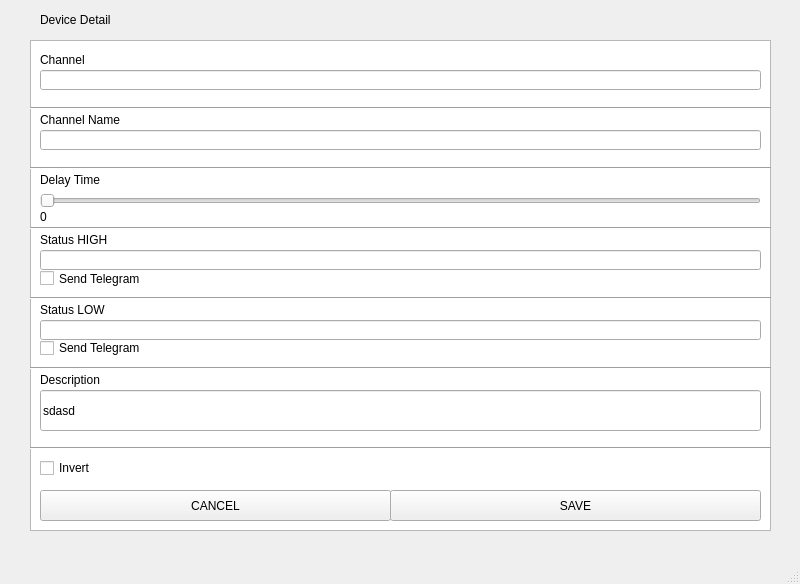
<?xml version="1.0" encoding="UTF-8"?>
<ui version="4.0">
 <class>ChannelWindow</class>
 <widget class="QMainWindow" name="ChannelWindow">
  <property name="geometry">
   <rect>
    <x>0</x>
    <y>0</y>
    <width>800</width>
    <height>584</height>
   </rect>
  </property>
  <property name="windowTitle">
   <string>MainWindow</string>
  </property>
  <widget class="QWidget" name="centralwidget">
   <widget class="QLabel" name="label_8">
    <property name="geometry">
     <rect>
      <x>40</x>
      <y>10</y>
      <width>97</width>
      <height>20</height>
     </rect>
    </property>
    <property name="text">
     <string>Device Detail</string>
    </property>
   </widget>
   <widget class="QListView" name="listView">
    <property name="geometry">
     <rect>
      <x>30</x>
      <y>40</y>
      <width>741</width>
      <height>491</height>
     </rect>
    </property>
   </widget>
   <widget class="QLineEdit" name="lineEditChannel">
    <property name="geometry">
     <rect>
      <x>40</x>
      <y>70</y>
      <width>721</width>
      <height>20</height>
     </rect>
    </property>
   </widget>
   <widget class="QLabel" name="label_9">
    <property name="geometry">
     <rect>
      <x>40</x>
      <y>50</y>
      <width>97</width>
      <height>20</height>
     </rect>
    </property>
    <property name="text">
     <string>Channel</string>
    </property>
   </widget>
   <widget class="QLineEdit" name="lineEditName">
    <property name="geometry">
     <rect>
      <x>40</x>
      <y>130</y>
      <width>721</width>
      <height>20</height>
     </rect>
    </property>
   </widget>
   <widget class="QLabel" name="label_10">
    <property name="geometry">
     <rect>
      <x>40</x>
      <y>110</y>
      <width>97</width>
      <height>20</height>
     </rect>
    </property>
    <property name="text">
     <string>Channel Name</string>
    </property>
   </widget>
   <widget class="QLabel" name="label_11">
    <property name="geometry">
     <rect>
      <x>40</x>
      <y>170</y>
      <width>97</width>
      <height>20</height>
     </rect>
    </property>
    <property name="text">
     <string>Delay Time</string>
    </property>
   </widget>
   <widget class="QLabel" name="label_12">
    <property name="geometry">
     <rect>
      <x>40</x>
      <y>230</y>
      <width>97</width>
      <height>20</height>
     </rect>
    </property>
    <property name="text">
     <string>Status HIGH</string>
    </property>
   </widget>
   <widget class="QLineEdit" name="lineEditHigh">
    <property name="geometry">
     <rect>
      <x>40</x>
      <y>250</y>
      <width>721</width>
      <height>20</height>
     </rect>
    </property>
   </widget>
   <widget class="QPushButton" name="pushButtonCancel">
    <property name="geometry">
     <rect>
      <x>40</x>
      <y>490</y>
      <width>351</width>
      <height>31</height>
     </rect>
    </property>
    <property name="text">
     <string>CANCEL</string>
    </property>
   </widget>
   <widget class="QSlider" name="sliderDelay">
    <property name="geometry">
     <rect>
      <x>40</x>
      <y>190</y>
      <width>721</width>
      <height>22</height>
     </rect>
    </property>
    <property name="orientation">
     <enum>Qt::Horizontal</enum>
    </property>
   </widget>
   <widget class="QLineEdit" name="lineEditLow">
    <property name="geometry">
     <rect>
      <x>40</x>
      <y>320</y>
      <width>721</width>
      <height>20</height>
     </rect>
    </property>
   </widget>
   <widget class="QLabel" name="label_13">
    <property name="geometry">
     <rect>
      <x>40</x>
      <y>300</y>
      <width>97</width>
      <height>20</height>
     </rect>
    </property>
    <property name="text">
     <string>Status LOW</string>
    </property>
   </widget>
   <widget class="QLabel" name="labelDelay">
    <property name="geometry">
     <rect>
      <x>40</x>
      <y>210</y>
      <width>47</width>
      <height>13</height>
     </rect>
    </property>
    <property name="text">
     <string>0</string>
    </property>
   </widget>
   <widget class="QLabel" name="label_14">
    <property name="geometry">
     <rect>
      <x>40</x>
      <y>370</y>
      <width>97</width>
      <height>20</height>
     </rect>
    </property>
    <property name="text">
     <string>Description</string>
    </property>
   </widget>
   <widget class="QLineEdit" name="lineEditDescription">
    <property name="geometry">
     <rect>
      <x>40</x>
      <y>390</y>
      <width>721</width>
      <height>41</height>
     </rect>
    </property>
    <property name="text">
     <string>sdasd</string>
    </property>
   </widget>
   <widget class="QPushButton" name="pushButtonSave">
    <property name="geometry">
     <rect>
      <x>390</x>
      <y>490</y>
      <width>371</width>
      <height>31</height>
     </rect>
    </property>
    <property name="text">
     <string>SAVE</string>
    </property>
   </widget>
   <widget class="Line" name="line">
    <property name="geometry">
     <rect>
      <x>30</x>
      <y>100</y>
      <width>741</width>
      <height>16</height>
     </rect>
    </property>
    <property name="orientation">
     <enum>Qt::Horizontal</enum>
    </property>
   </widget>
   <widget class="Line" name="line_2">
    <property name="geometry">
     <rect>
      <x>30</x>
      <y>220</y>
      <width>741</width>
      <height>16</height>
     </rect>
    </property>
    <property name="orientation">
     <enum>Qt::Horizontal</enum>
    </property>
   </widget>
   <widget class="Line" name="line_3">
    <property name="geometry">
     <rect>
      <x>30</x>
      <y>160</y>
      <width>741</width>
      <height>16</height>
     </rect>
    </property>
    <property name="orientation">
     <enum>Qt::Horizontal</enum>
    </property>
   </widget>
   <widget class="Line" name="line_4">
    <property name="geometry">
     <rect>
      <x>30</x>
      <y>290</y>
      <width>741</width>
      <height>16</height>
     </rect>
    </property>
    <property name="orientation">
     <enum>Qt::Horizontal</enum>
    </property>
   </widget>
   <widget class="Line" name="line_5">
    <property name="geometry">
     <rect>
      <x>30</x>
      <y>360</y>
      <width>741</width>
      <height>16</height>
     </rect>
    </property>
    <property name="orientation">
     <enum>Qt::Horizontal</enum>
    </property>
   </widget>
   <widget class="Line" name="line_6">
    <property name="geometry">
     <rect>
      <x>30</x>
      <y>440</y>
      <width>741</width>
      <height>16</height>
     </rect>
    </property>
    <property name="orientation">
     <enum>Qt::Horizontal</enum>
    </property>
   </widget>
   <widget class="QCheckBox" name="checkBoxHigh">
    <property name="geometry">
     <rect>
      <x>40</x>
      <y>270</y>
      <width>121</width>
      <height>17</height>
     </rect>
    </property>
    <property name="text">
     <string>Send Telegram</string>
    </property>
   </widget>
   <widget class="QCheckBox" name="checkBoxLow">
    <property name="geometry">
     <rect>
      <x>40</x>
      <y>340</y>
      <width>121</width>
      <height>16</height>
     </rect>
    </property>
    <property name="text">
     <string>Send Telegram</string>
    </property>
   </widget>
   <widget class="QCheckBox" name="checkBoxInvert">
    <property name="geometry">
     <rect>
      <x>40</x>
      <y>460</y>
      <width>121</width>
      <height>16</height>
     </rect>
    </property>
    <property name="text">
     <string>Invert</string>
    </property>
   </widget>
  </widget>
  <widget class="QMenuBar" name="menubar">
   <property name="geometry">
    <rect>
     <x>0</x>
     <y>0</y>
     <width>800</width>
     <height>21</height>
    </rect>
   </property>
  </widget>
  <widget class="QStatusBar" name="statusbar"/>
 </widget>
 <resources/>
 <connections/>
</ui>
